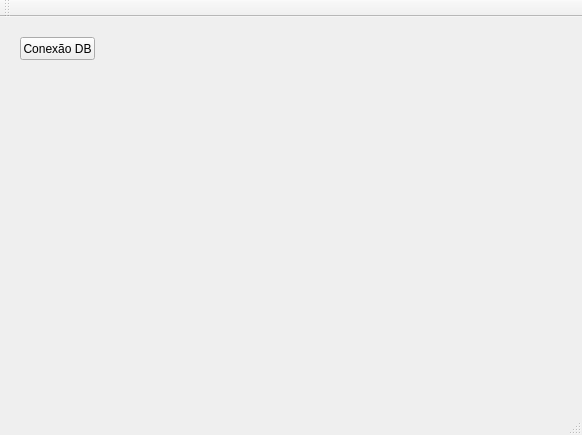
<?xml version="1.0" encoding="UTF-8"?>
<ui version="4.0">
 <class>MainWindow</class>
 <widget class="QMainWindow" name="MainWindow">
  <property name="geometry">
   <rect>
    <x>0</x>
    <y>0</y>
    <width>582</width>
    <height>435</height>
   </rect>
  </property>
  <property name="windowTitle">
   <string>MainWindow</string>
  </property>
  <widget class="QWidget" name="centralWidget">
   <widget class="QPushButton" name="btn_data_base_conn">
    <property name="geometry">
     <rect>
      <x>20</x>
      <y>20</y>
      <width>75</width>
      <height>23</height>
     </rect>
    </property>
    <property name="text">
     <string>Conexão DB</string>
    </property>
   </widget>
  </widget>
  <widget class="QMenuBar" name="menuBar">
   <property name="geometry">
    <rect>
     <x>0</x>
     <y>0</y>
     <width>582</width>
     <height>21</height>
    </rect>
   </property>
  </widget>
  <widget class="QToolBar" name="mainToolBar">
   <attribute name="toolBarArea">
    <enum>TopToolBarArea</enum>
   </attribute>
   <attribute name="toolBarBreak">
    <bool>false</bool>
   </attribute>
  </widget>
  <widget class="QStatusBar" name="statusBar"/>
 </widget>
 <layoutdefault spacing="6" margin="11"/>
 <resources/>
 <connections/>
</ui>
